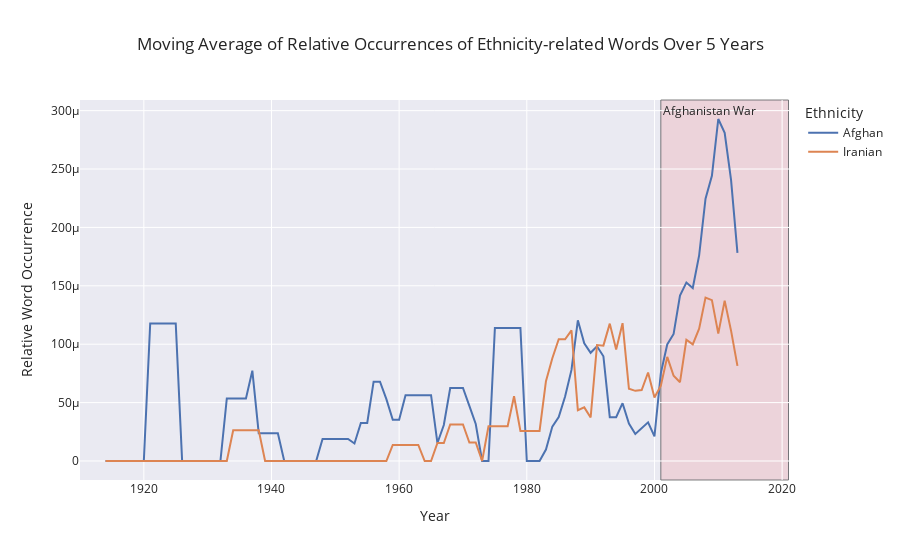

The notebook cell saved with this chart:
### Markdown cell above
The Vietnam war display similar behavior to the cold war but we can observe a decrease in representation after some time, the War in Afghanistan seem to display an surge of interest as well. The data does not stop abruptly in the dataset, so the last years having few representations is mainly due to lack of data.

### Code cell
ethnicities=['Afghan','Iranian']
fig = plot_relative_occurrences(df_sum, ethmerged, ethnicities,[
    ('2001', '2021', 'Afghanistan War')
])
fig.show()

fig_json = fig.to_json()

with open('figures/ethnicity-representation5.json', 'w') as json_file:
    json.dump(json.loads(fig_json), json_file, indent=4)

### Figure 1 — Plotly figure (JSON) as saved in the notebook; plotly's stock layout.template omitted (floating-point values rounded to 4 significant figures)
{"data": [{"hovertemplate": "Ethnicity=Afghan<br>Year=%{x}<br>Relative Word Occurrence=%{y}<extra></extra>", "legendgroup": "Afghan", "line": {"color": "rgb(76,114,176)", "dash": "solid"}, "marker": {"symbol": "circle"}, "mode": "lines", "name": "Afghan", "orientation": "v", "showlegend": true, "type": "scatter", "x": [1910, 1911, 1912, 1913, 1914, 1915, 1916, 1917, 1918, 1919, 1920, 1921, 1922, 1923, 1924, 1925, 1926, 1927, 1928, 1929, 1930, 1931, 1932, 1933, 1934, 1935, 1936, 1937, 1938, 1939, 1940, 1941, 1942, 1943, 1944, 1945, 1946, 1947, 1948, 1949, 1950, 1951, 1952, 1953, 1954, 1955, 1956, 1957, 1958, 1959, 1960, 1961, 1962, 1963, 1964, 1965, 1966, 1967, 1968, 1969, 1970, 1971, 1972, 1973, 1974, 1975, 1976, 1977, 1978, 1979, 1980, 1981, 1982, 1983, 1984, 1985, 1986, 1987, 1988, 1989, 1990, 1991, 1992, 1993, 1994, 1995, 1996, 1997, 1998, 1999, 2000, 2001, 2002, 2003, 2004, 2005, 2006, 2007, 2008, 2009, 2010, 2011, 2012, 2013], "xaxis": "x", "y": [null, null, null, null, 0, 0, 0, 0, 0, 0, 0, 0.0001177, 0.0001177, 0.0001177, 0.0001177, 0.0001177, 0, 0, 0, 0, 0, 0, 0, 5.352e-05, 5.352e-05, 5.352e-05, 5.352e-05, 7.733e-05, 2.381e-05, 2.381e-05, 2.381e-05, 2.381e-05, 0, 0, 0, 0, 0, 0, 1.892e-05, 1.892e-05, 1.892e-05, 1.892e-05, 1.892e-05, 1.498e-05, 3.261e-05, 3.261e-05, 6.793e-05, 6.793e-05, 5.295e-05, 3.531e-05, 3.531e-05, 5.634e-05, 5.634e-05, 5.634e-05, 5.634e-05, 5.634e-05, 1.538e-05, 3.084e-05, 6.254e-05, 6.254e-05, 6.254e-05, 4.716e-05, 3.17e-05, 0, 0, 0.0001138, 0.0001138, 0.0001138, 0.0001138, 0.0001138, 0, 0, 0, 9.76e-06, 2.948e-05, 3.757e-05, 5.523e-05, 7.801e-05, 0.0001204, 0.0001007, 9.263e-05, 9.822e-05, 8.967e-05, 3.748e-05, 3.748e-05, 4.951e-05, 3.209e-05, 2.317e-05, 2.807e-05, 3.306e-05, 2.104e-05, 7.525e-05, 9.982e-05, 0.0001088, 0.0001415, 0.0001528, 0.0001481, 0.0001761, 0.0002247, 0.0002442, 0.0002928, 0.000281, 0.0002407, 0.0001782], "yaxis": "y"}, {"hovertemplate": "Ethnicity=Iranian<br>Year=%{x}<br>Relative Word Occurrence=%{y}<extra></extra>", "legendgroup": "Iranian", "line": {"color": "rgb(221,132,82)", "dash": "solid"}, "marker": {"symbol": "circle"}, "mode": "lines", "name": "Iranian", "orientation": "v", "showlegend": true, "type": "scatter", "x": [1910, 1911, 1912, 1913, 1914, 1915, 1916, 1917, 1918, 1919, 1920, 1921, 1922, 1923, 1924, 1925, 1926, 1927, 1928, 1929, 1930, 1931, 1932, 1933, 1934, 1935, 1936, 1937, 1938, 1939, 1940, 1941, 1942, 1943, 1944, 1945, 1946, 1947, 1948, 1949, 1950, 1951, 1952, 1953, 1954, 1955, 1956, 1957, 1958, 1959, 1960, 1961, 1962, 1963, 1964, 1965, 1966, 1967, 1968, 1969, 1970, 1971, 1972, 1973, 1974, 1975, 1976, 1977, 1978, 1979, 1980, 1981, 1982, 1983, 1984, 1985, 1986, 1987, 1988, 1989, 1990, 1991, 1992, 1993, 1994, 1995, 1996, 1997, 1998, 1999, 2000, 2001, 2002, 2003, 2004, 2005, 2006, 2007, 2008, 2009, 2010, 2011, 2012, 2013], "xaxis": "x", "y": [null, null, null, null, 0, 0, 0, 0, 0, 0, 0, 0, 0, 0, 0, 0, 0, 0, 0, 0, 0, 0, 0, 0, 2.624e-05, 2.624e-05, 2.624e-05, 2.624e-05, 2.624e-05, 0, 0, 0, 0, 0, 0, 0, 0, 0, 0, 0, 0, 0, 0, 0, 0, 0, 0, 0, 0, 1.379e-05, 1.379e-05, 1.379e-05, 1.379e-05, 1.379e-05, 0, 0, 1.538e-05, 1.538e-05, 3.124e-05, 3.124e-05, 3.124e-05, 1.585e-05, 1.585e-05, 0, 2.971e-05, 2.971e-05, 2.971e-05, 2.971e-05, 5.539e-05, 2.569e-05, 2.569e-05, 2.569e-05, 2.569e-05, 6.832e-05, 8.804e-05, 0.0001042, 0.0001042, 0.0001118, 4.349e-05, 4.594e-05, 3.725e-05, 9.925e-05, 9.877e-05, 0.0001176, 9.546e-05, 0.000118, 6.187e-05, 6.006e-05, 6.079e-05, 7.578e-05, 5.438e-05, 6.456e-05, 8.913e-05, 7.302e-05, 6.746e-05, 0.0001038, 9.984e-05, 0.0001134, 0.00014, 0.0001377, 0.000109, 0.0001373, 0.0001116, 8.148e-05], "yaxis": "y"}], "layout": {"annotations": [{"showarrow": false, "text": "Afghanistan War", "x": "2001", "xanchor": "left", "xref": "x", "y": 1, "yanchor": "top", "yref": "y domain"}], "legend": {"title": {"text": "Ethnicity"}, "tracegroupgap": 0}, "shapes": [{"fillcolor": "rgba(255, 0, 0, 0.20)", "layer": "below", "line": {"width": 1}, "type": "rect", "x0": "2001", "x1": "2021", "xref": "x", "y0": 0, "y1": 1, "yref": "y domain"}], "title": {"text": "Moving Average of Relative Occurrences of Ethnicity-related Words Over 5 Years"}, "xaxis": {"anchor": "y", "domain": [0, 1], "title": {"text": "Year"}}, "yaxis": {"anchor": "x", "domain": [0, 1], "title": {"text": "Relative Word Occurrence"}}}}
